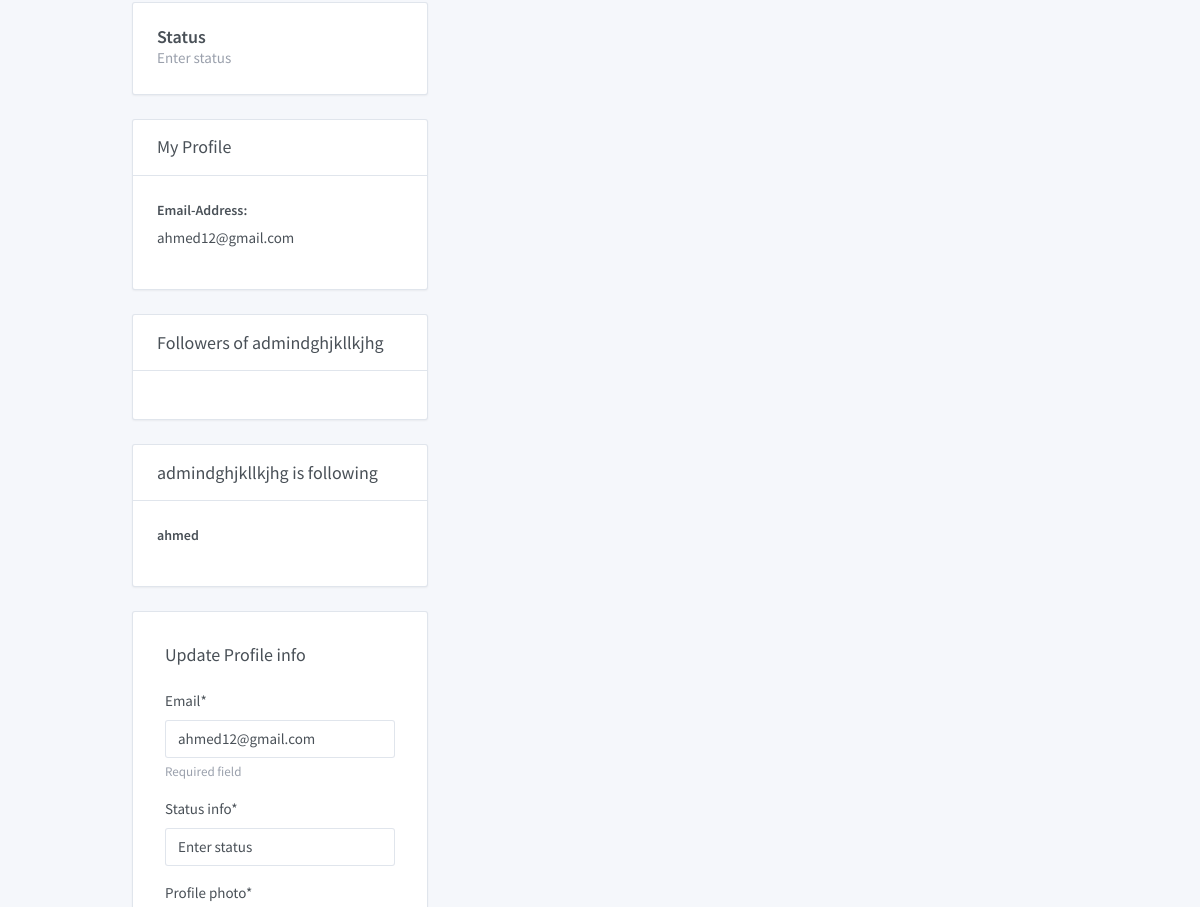
Before: /profile/admindghjkllkjhg/ (signed in, middle part) with the older database file.
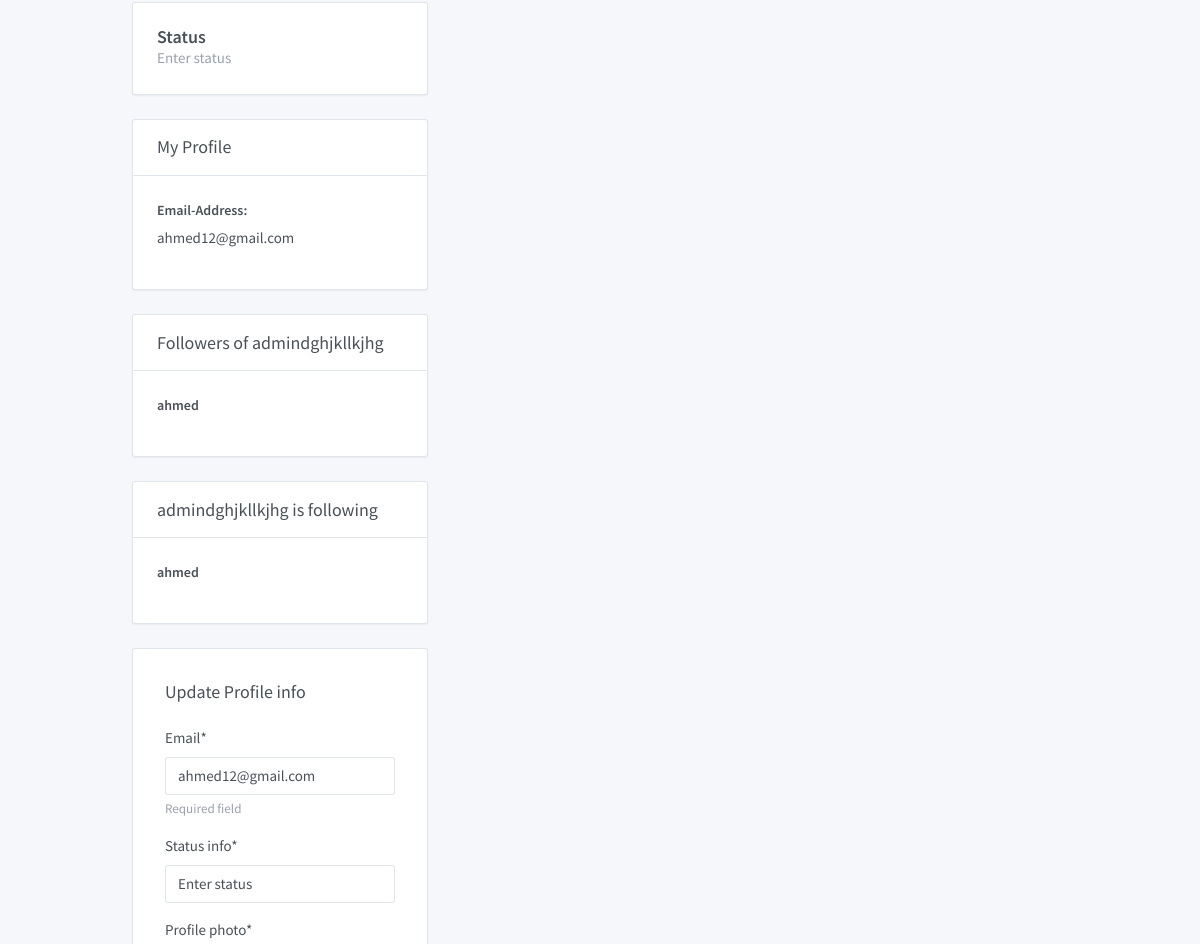
After: the same page with the newer database file.
### core/models.py (models this page shows, shortened)
class Profile(models.Model):
    user = models.OneToOneField(User, on_delete=models.CASCADE)
    profile_photo = models.FileField(default='default.jpg', upload_to='profile_photos')
    status_info = models.CharField(default="Enter status", max_length=1000)
    is_volunteer = models.BooleanField(default=False)
    phone_regex = RegexValidator(regex=r'^\+?1?\d{9,10}$',
                                 message="Phone number must be entered in the format: '+0000000000'")
    phone_number = models.CharField(validators=[phone_regex], max_length=10, blank=True)

class Following(models.Model):
    user = models.ForeignKey(User, on_delete=models.CASCADE, null=True)
    following_user = models.CharField(max_length=100, null=True)

class Follower(models.Model):
    user = models.ForeignKey(User, on_delete=models.CASCADE, null=True)
    follower_user = models.CharField(max_length=100, null=True)

### core/views.py (the view, shortened to what this page needs)
# urls.py: url(r'^profile/(?P<username>\w+)/$', user_views.profile, name='profile'),
@login_required
def profile(request, username):
    if request.method == 'POST':
        u_form = UpdateUserForm(request.POST, instance=request.user)
        p_form = UpdateProfileForm(request.POST, request.FILES, instance=request.user.profile)
        if u_form.is_valid() and p_form.is_valid():
            u_form.save()
            p_form.save()
            messages.success(request, f'Your Profile has been updated!')
            url = reverse('profile', kwargs={'username': username})
            return redirect(url)
    else:
        if username == request.user.username:
            u_form = UpdateUserForm(instance=request.user)
            p_form = UpdateProfileForm(instance=request.user.profile)
            post_form = CreatePost()
            person = User.objects.get(username=username)
            context = {
                'u_form': u_form,
                'p_form': p_form,
                'post_form': post_form,
                'person': person,
            }
        comment_form = CreateComment()
        context.update({'comment_form': comment_form})
    return render(request, 'core/profile.html', context)

### core/forms.py
class UpdateUserForm(forms.ModelForm):
    email = forms.EmailField(max_length=254, help_text='Required field')
    class Meta:
        model = User
        fields = ['email']

class UpdateProfileForm(forms.ModelForm):
    class Meta:
        model = Profile
        fields = ['status_info', 'profile_photo', 'is_volunteer', 'phone_number']

### core/templates/core/profile.html (shortened to what this page needs)
{%load static %}
{% load crispy_forms_tags %}
<!doctype html>
<html dir="ltr" lang="en">
<head>
    <link href="https://maxcdn.bootstrapcdn.com/font-awesome/4.7.0/css/font-awesome.min.css" rel="stylesheet">
    <link href="{%static 'core/dashboard.css'%}" rel="stylesheet"/>
</head>
<body>
<div class="page">
    <div class="page-main">
        <div class="my-3 my-md-5">
            <div class="container">
                <div class="row">
                    <div class="col-lg-4">
                        <div class="card">
                            <div class="card-body">
                                <div class="media">
                                    <div class="media-body">
                                        <h4 class="m-0">Status</h4>
                                        <p class="text-muted mb-0">{{person.profile.status_info}}</p>
                                    </div>
                                </div>
                            </div>
                        </div>
                        <div class="card">
                            <div class="card-header">
                                <h3 class="card-title">My Profile</h3>
                            </div>
                            <div class="card-body">
                                <div class="row">
                                    <div class="col">
                                        <div class="form-group">
                                            <label class="form-label">Email-Address:</label>{{person.email}}
                                        </div>
                                    </div>
                                </div>
                            </div>
                        </div>
                        <div class="card">
                            <div class="card-header">
                                <h3 class="card-title">Followers of {{person.username}}</h3>
                            </div>
                            <div class="card-body">
                                {%for followers in person.follower_set.all%}
                                <div class="row">
                                    <div class="col">
                                        <div class="form-group">
                                            <a class="text-default"
                                               href="{%url 'profile' followers.follower_user%}"><label
                                                    class="form-label">{{followers.follower_user}}</label></a>
                                        </div>
                                    </div>
                                </div>
                                {%endfor%}
                            </div>
                        </div>
                        <div class="card">
                            <div class="card-header">
                                <h3 class="card-title">{{person.username}} is following</h3>
                            </div>
                            <div class="card-body">
                                {%for following in person.following_set.all%}
                                <div class="row">
                                    <div class="col">
                                        <div class="form-group">
                                            <a class="text-default"
                                               href="{%url 'profile' following.following_user%}"><label
                                                    class="form-label">{{following.following_user}}</label></a>
                                        </div>
                                    </div>
                                </div>
                                {%endfor%}
                            </div>
                        </div>
                        {%if u_form or p_form%}
                        <form action="" class="card" enctype="multipart/form-data" method="post">
                            <div class="card-body p-6">
                                <div class="card-title">Update Profile info</div>
                                {{u_form|crispy}}
                                {{p_form|crispy}}
                            </div>
                        </form>
                        {%endif%}
                    </div>
                    <div class="col-lg-8">
                    </div>
                </div>
            </div>
        </div>
    </div>
</div>
</body>
</html>

Changed rows visible on the page:
added Follower: follower_user "ahmed"
